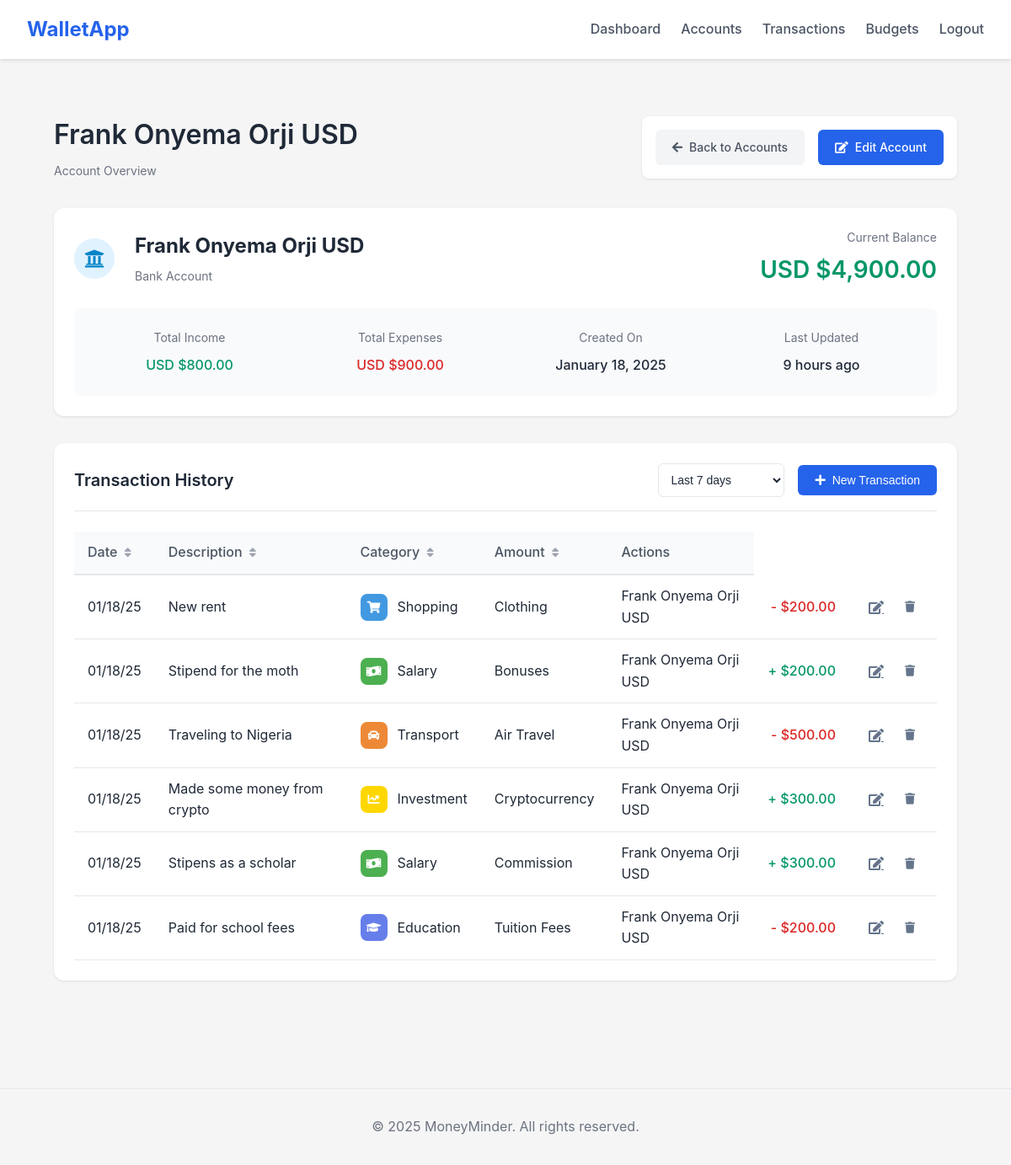
The page /accounts/81532cc4-a11b-4bbd-a399-6fc5092f7b3e (signed in) on the database as committed earlier.
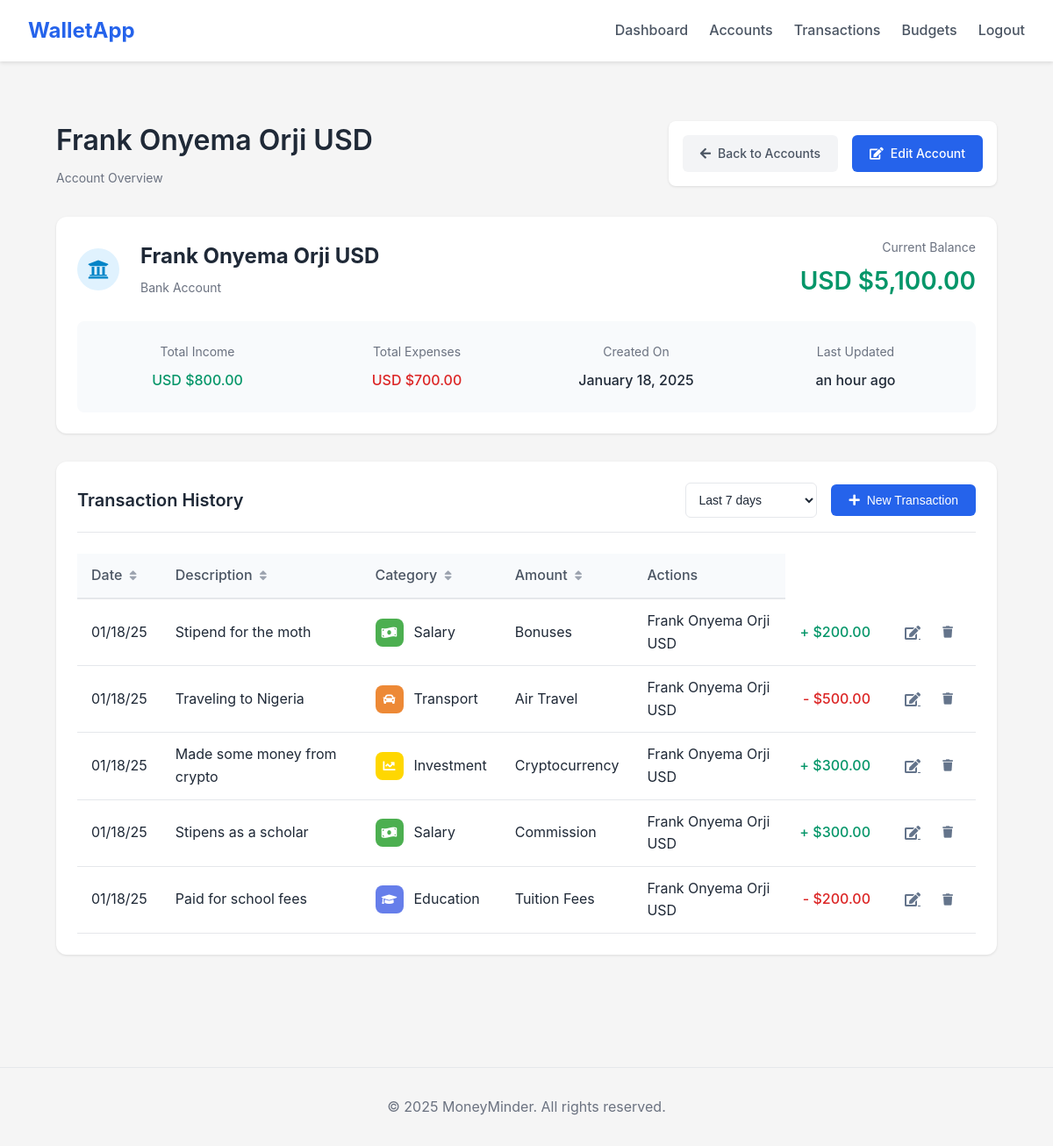
The same page on the database as committed later.
### app/models/account.py (models this page shows, shortened)
class Account(db.Model, BaseModel):
    __tablename__ = 'accounts'
    name = db.Column(db.String(100), nullable=False)
    account_type = db.Column(db.String(50), nullable=False)  # bank, cash, mobile_money
    currency = db.Column(db.String(3), nullable=False, default='USD')
    balance = db.Column(db.Numeric(10, 2), nullable=False, default=0)
    description = db.Column(db.Text)
    user_id = db.Column(db.String(50), db.ForeignKey('users.id'), nullable=False)
    transactions = db.relationship('Transaction', back_populates='account', lazy='dynamic', cascade='all, delete-orphan')

### app/models/transaction.py (models this page shows, shortened)
class Transaction(db.Model, BaseModel):
    __tablename__ = 'transactions'
    amount = db.Column(db.Numeric(10, 2), nullable=False)
    transaction_type = db.Column(db.String(20), nullable=False)  # 'income' or 'expense'
    description = db.Column(db.Text)
    date = db.Column(db.DateTime, nullable=False, default=datetime.utcnow)
    category = db.Column(db.String(100), nullable=False)
    tag = db.Column(db.String(100), nullable=False)
    user_id = db.Column(db.String(50), db.ForeignKey('users.id'), nullable=False)
    account_id = db.Column(db.String(50), db.ForeignKey('accounts.id'), nullable=False)
    account = db.relationship('Account', back_populates='transactions')
    def get_category_icon(self):
        from app.models.category import Category
        return Category.PRESET_CATEGORIES.get(self.category, {}).get('icon', 'tag')
    def get_category_color(self):
        from app.models.category import Category
        return Category.PRESET_CATEGORIES.get(self.category, {}).get('color', '#718096')

### app/routes/accounts.py (the view)
@accounts.route('/<account_id>', methods=['GET'])
@login_required
def view(account_id):
    account = Account.query.filter_by(
        id=account_id,
        user_id=current_user.id
    ).first_or_404()
    end_date = datetime.utcnow()
    start_date = request.args.get('start_date',
                                  (end_date - timedelta(days=30)).strftime('%Y-%m-%d'))
    end_date = request.args.get('end_date', end_date.strftime('%Y-%m-%d'))
    start_date = datetime.strptime(start_date, '%Y-%m-%d')
    end_date = datetime.strptime(end_date, '%Y-%m-%d')
    transactions = Transaction.query.filter(
        Transaction.account_id == account_id,
        Transaction.user_id == current_user.id,
        Transaction.date >= start_date,
        Transaction.date <= end_date
    ).order_by(Transaction.date.desc()).all()
    total_income = sum(float(t.amount) for t in transactions if t.transaction_type == 'income')
    total_expenses = sum(float(t.amount) for t in transactions if t.transaction_type == 'expense')
    return render_template('accounts/view.html',
                           account=account,
                           transactions=transactions,
                           total_income=total_income,
                           total_expenses=total_expenses,
                           start_date=start_date,
                           end_date=end_date)

### app/models/__init__.py (called while the page is built)
    @classmethod
    def get_by_id(cls, id):
        return cls.query.get_or_404(id)

### app/utils/filters.py (called while the page is built)
def init_filters(app):
    @app.template_filter('account_icon')
    def account_icon_filter(account_type):
        icons = {
            'bank': 'university',
            'cash': 'wallet',
            'credit': 'credit-card',
            'investment': 'chart-line',
            'mobile_money': 'mobile-alt',
            'other': 'coins'
        }
        return icons.get(str(account_type).lower(), 'question')

### app/templates/accounts/view.html (shortened to what the changed rows need)
{% extends "base.html" %}
{% block styles %}
    <link rel="stylesheet" href="{{ url_for('static', filename='css/account-view.css') }}">
{% endblock %}
{% block content %}
    <div class="account-container">
        <div class="page-header">
            <div class="header-content">
                <div class="header-title">
                    <h1>{{ account.name }}</h1>
                    <span class="header-subtitle">Account Overview</span>
                </div>
            </div>
        </div>
        <div class="account-summary-card">
            <div class="account-header">
                <div class="account-info">
                    <h2>{{ account.name }}</h2>
                    <span class="account-type-label">{{ account.account_type|title }} Account</span>
                </div>
                <div class="balance-info">
                    <span class="label">Current Balance</span>
                    <span class="amount {% if account.balance < 0 %}negative{% endif %}">
                    {{ account.currency }} {{ "${:,.2f}".format(account.balance) }}
                </span>
                </div>
            </div>
            <div class="details-grid">
                <div class="detail-item">
                    <span class="label">Total Income</span>
                    <span class="value positive">
                    {{ account.currency }} {{ "${:,.2f}".format(total_income) }}
                </span>
                </div>
                <div class="detail-item">
                    <span class="label">Total Expenses</span>
                    <span class="value negative">
                    {{ account.currency }} {{ "${:,.2f}".format(total_expenses) }}
                </span>
                </div>
                <div class="detail-item">
                    <span class="label">Created On</span>
                    <span class="value">{{ moment(account.created_at).format('LL') }}</span>
                </div>
                <div class="detail-item">
                    <span class="label">Last Updated</span>
                    <span class="value">{{ moment(account.updated_at).fromNow() }}</span>
                </div>
            </div>
        </div>
        <div class="transactions-section">
            <div class="section-header">
                <h2>Transaction History</h2>
            </div>
            <div class="transactions-table-container">
                {% if transactions %}
                    <table class="transactions-table">
                        <thead>
                        <tr>
                            <th class="sortable" data-sort="date">Date</th>
                            <th class="sortable" data-sort="description">Description</th>
                            <th class="sortable" data-sort="category">Category</th>
                            <th class="sortable" data-sort="amount">Amount</th>
                            <th>Actions</th>
                        </tr>
                        </thead>
                        <tbody>
                        {% for transaction in transactions %}
                            <tr class="{{ transaction.transaction_type }}">
                                <td>
                                    {% if transaction.date %}
                                        {{ transaction.date.strftime('%m/%d/%y') }}
                                    {% endif %}
                                </td>
                                <td>{{ transaction.description }}</td>
                                <td>
                                    <div class="category-cell">
                                        <div class="category-icon"
                                             style="background-color: {{ transaction.get_category_color() }}">
                                            <i class="fas fa-{{ transaction.get_category_icon() }}"></i>
                                        </div>
                                        <span>{{ transaction.category }}</span>
                                    </div>
                                </td>
                                <td>{{ transaction.tag }}</td>
                                <td>{{ transaction.account.name }}</td>
                                <td class="amount">
                                    {{ "+" if transaction.transaction_type == 'income' else "-" }}
                                    {{ "${:,.2f}".format(transaction.amount) }}
                                </td>
                                <td>
                                    <div class="table-actions">
                                        <a href="{{ url_for('transactions.edit', transaction_id=transaction.id) }}"
                                           class="btn-icon" title="Edit">
                                            <i class="fas fa-edit"></i>
                                        </a>
                                        <form method="post"
                                              action="{{ url_for('transactions.delete', transaction_id=transaction.id) }}"
                                              class="delete-form"
                                              onsubmit="return confirmDelete(event);">
                                            <button type="submit" class="btn-icon danger" title="Delete">
                                                <i class="fas fa-trash"></i>
                                            </button>
                                        </form>
                                    </div>
                                </td>
                            </tr>
                        {% endfor %}
                        </tbody>
                    </table>
                {% else %}
                    <div class="empty-state">
                        <i class="fas fa-receipt"></i>
                        <h3>No Transactions Found</h3>
                        <p>There are no transactions for the selected period.</p>
                    </div>
                {% endif %}
            </div>
        </div>
    </div>
{% endblock %}

Rows that differ between the two databases and show on the page:
removed Transaction: transaction_type "-", amount "$200.00"
changed Account "Frank Onyema Orji USD": balance "$4,900.00" → "$5,100.00"; updated_at "9 hours ago" → "an hour ago"
Other text that changed with them:
{{ "${:,.2f}".format(total_expenses) }}: "$900.00" → "$700.00"
